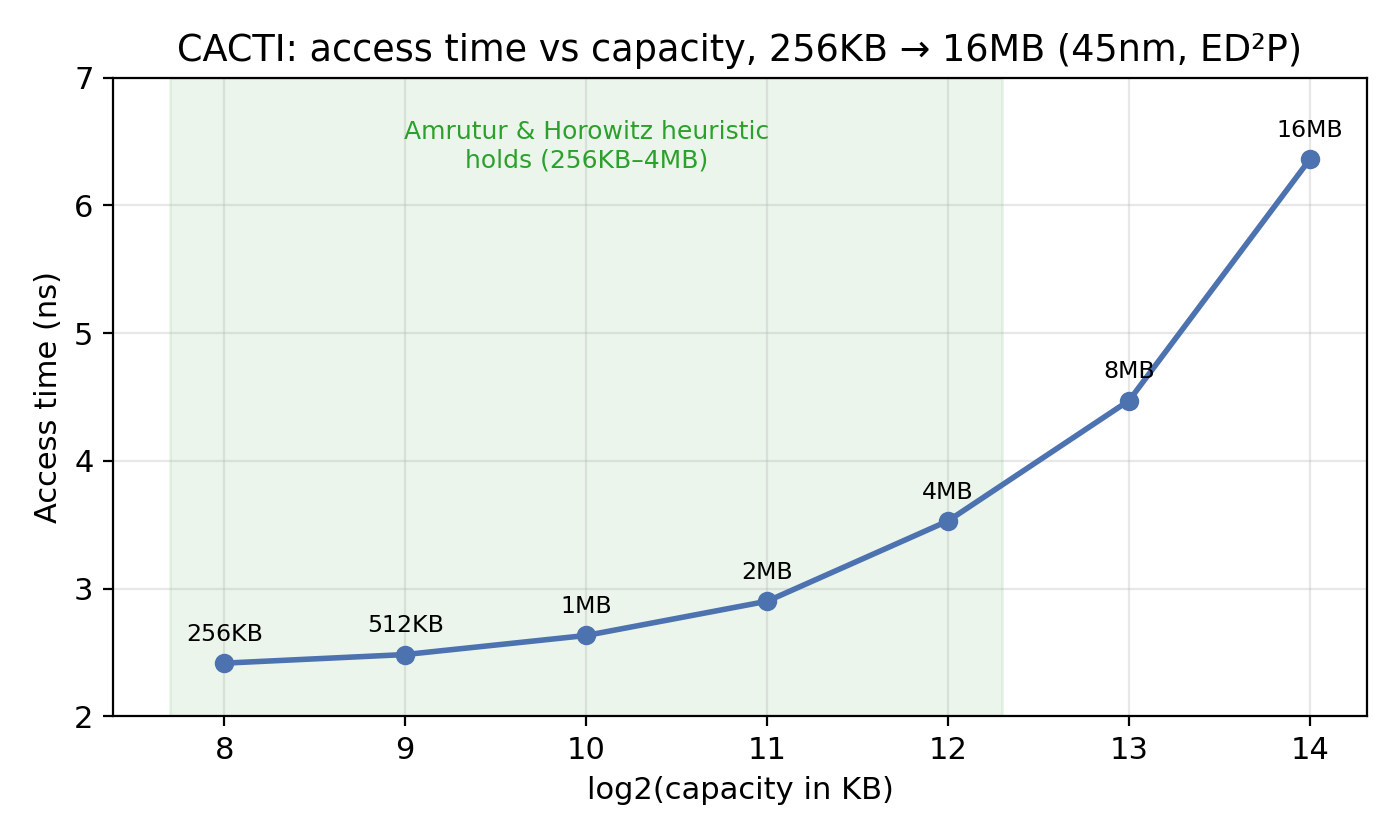

Write Python code to recreate this figure.
import matplotlib.pyplot as plt
import pandas as pd
import numpy as np
import matplotlib
matplotlib.rcParams['font.size'] = 11

df = pd.read_csv('data/partB_capacity_sweep.csv')
df['log2_capacity_KB'] = np.log2(df['capacity_bytes'] / 1024)

fig, ax = plt.subplots(figsize=(7, 4.2))
ax.plot(df['log2_capacity_KB'], df['access_time_ns'], marker='o', color='#4c72b0', linewidth=2)
ax.set_xlabel('log2(capacity in KB)')
ax.set_ylabel('Access time (ns)')
ax.set_title('CACTI: access time vs capacity, 256KB \u2192 16MB (45nm, ED\u00b2P)')
ax.set_ylim(2, 7)

labels = [f"{int(c/1024)}KB" if c < 1048576 else f"{int(c/1048576)}MB" for c in df['capacity_bytes']]
for x, y, lbl in zip(df['log2_capacity_KB'], df['access_time_ns'], labels):
    ax.annotate(lbl, (x, y), textcoords="offset points", xytext=(0, 8), ha='center', fontsize=8.5)

ax.axvspan(df['log2_capacity_KB'].iloc[0]-0.3, df['log2_capacity_KB'].iloc[4]+0.3, alpha=0.08, color='green')
ax.text(df['log2_capacity_KB'].iloc[2], 6.3, 'Amrutur & Horowitz heuristic\nholds (256KB\u20134MB)',
        ha='center', fontsize=9, color='#2ca02c')
ax.grid(alpha=0.3)
plt.tight_layout()
plt.savefig('plots/plot_partB.png', dpi=200)
print("saved")
